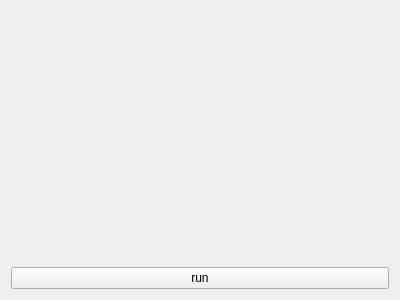
<?xml version="1.0" encoding="UTF-8"?>
<ui version="4.0">
 <class>Form</class>
 <widget class="QWidget" name="Form">
  <property name="geometry">
   <rect>
    <x>0</x>
    <y>0</y>
    <width>400</width>
    <height>300</height>
   </rect>
  </property>
  <property name="windowTitle">
   <string>Form</string>
  </property>
  <layout class="QHBoxLayout" name="horizontalLayout">
   <item>
    <layout class="QVBoxLayout" name="verticalLayout">
     <item>
      <widget class="QLabel" name="label">
       <property name="text">
        <string/>
       </property>
      </widget>
     </item>
     <item>
      <widget class="QPushButton" name="pushButton">
       <property name="text">
        <string>run</string>
       </property>
      </widget>
     </item>
    </layout>
   </item>
  </layout>
 </widget>
 <resources/>
 <connections/>
</ui>
